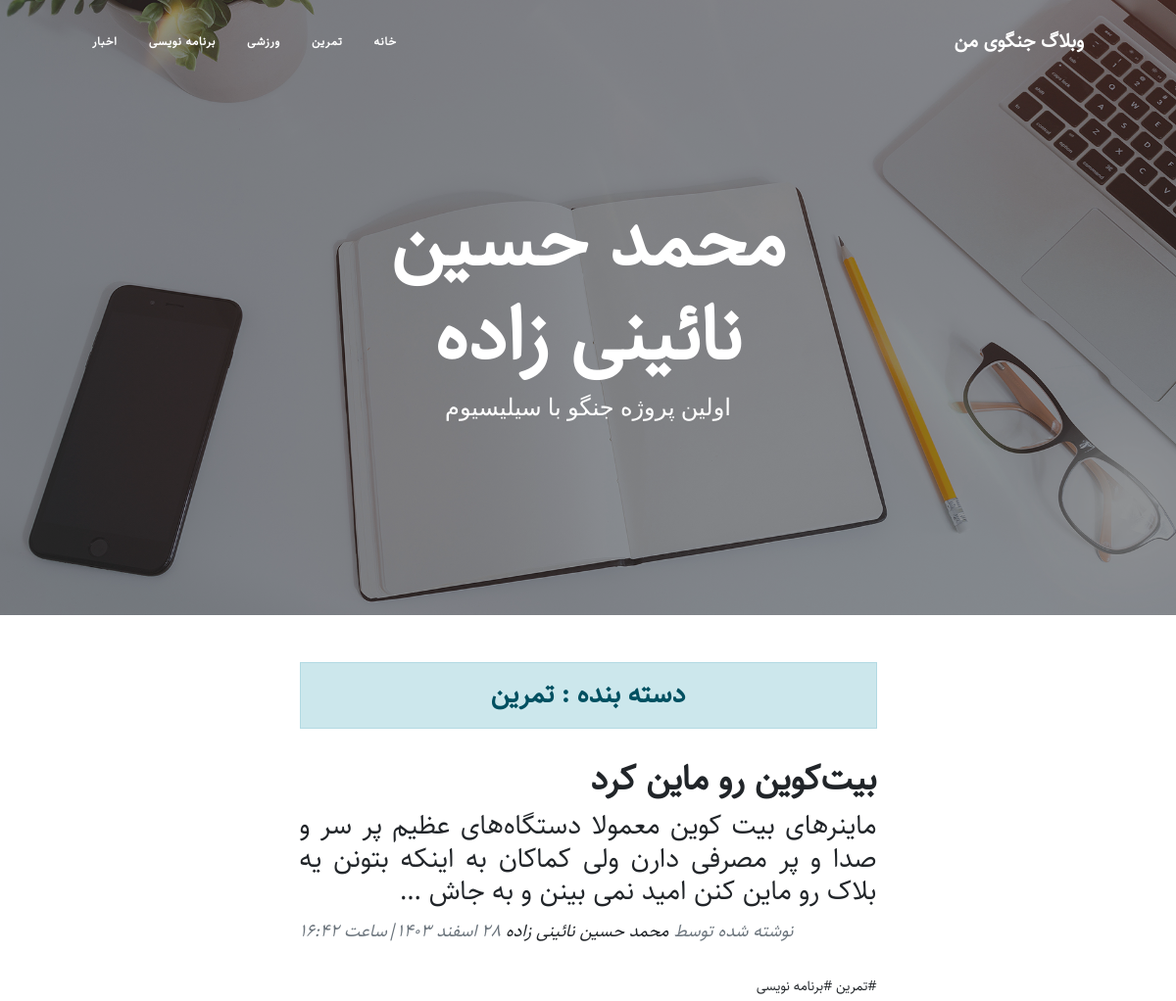
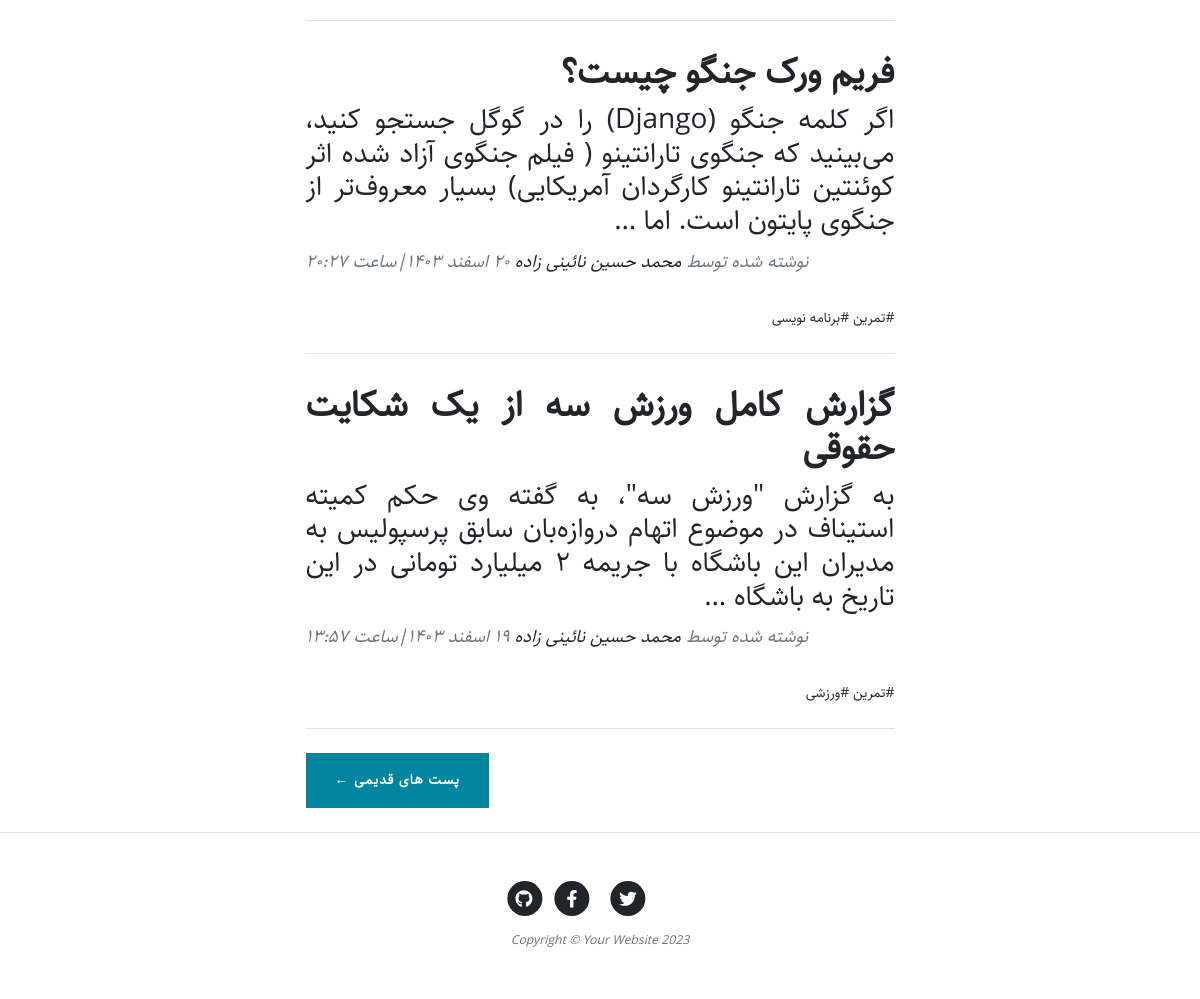
Screenshot of /category/train/ with the database file from the repository (2 pictures, top to bottom).
### blog/models.py (models this page shows, shortened)
class Category(models.Model):
    parent = models.ForeignKey('self',default=None,null=True,blank=True,on_delete=models.SET_NULL,related_name='children',verbose_name='زیر دسته')
    title = models.CharField(max_length=200,verbose_name="عنوان دسته بندی")
    slug = models.SlugField(max_length=100,unique=True,verbose_name="آدرس دسته بندی")
    status = models.BooleanField(default=True,verbose_name="آیا نمایش داده شود؟" )
    position = models.IntegerField(verbose_name="پوزیشن")
    class Meta:
        verbose_name = "دسته بندی"
        verbose_name_plural = "دسته بندی ها"
        ordering = ['parent__id','position']
    objects = CatrgoryManager()

class Article(models.Model):
    STATUS_CHOICE = (
        ('d',"پیشنویس"),
        ('p',"منتشر شده")
    )
    title = models.CharField(max_length=200,verbose_name="عنوان مقاله")
    slug = models.SlugField(max_length=100,unique=True,verbose_name="اسلاگ")
    category = models.ManyToManyField(Category,verbose_name="دسته بندی",related_name="articles")
    describtion = models.TextField(verbose_name="توضیحات")
    thumbnail = models.ImageField(upload_to="",verbose_name="تصویر اصلی")
    publish = models.DateTimeField(default=timezone.now,verbose_name="زمان انتشار")
    created = models.DateTimeField(auto_now_add=True,verbose_name="نویسنده مقاله")
    updated = models.DateTimeField(auto_now=True,verbose_name="زمان بروزرسانی")
    status = models.CharField(max_length=1, choices=STATUS_CHOICE,verbose_name="وضعیت")
    class Meta:
        verbose_name = "مقاله"
        verbose_name_plural = "مقالات"
        ordering = ['-publish']
    def jpublish(self):
        return jalali_converter(self.publish)
    jpublish.short_description = "زمان انتشار"
    def thumbnail_tag(self):
        return format_html("<img width=75 height=45 style='border-radius: 5px;' src='{}'>".format(self.thumbnail.url))
    thumbnail_tag.short_description = "عکس مقاله"
    def category_published(self):
        return self.category.filter(status = True)
    objects = ArticleManager()

### blog/views.py (the view)
# urls.py: path('category/<slug:slug>/', CategoryList.as_view(), name='category'),
class CategoryList(ListView):
    paginate_by = 3
    template_name = 'blog/category_list.html'
    def get_queryset(self):
        global category
        slug = self.kwargs.get('slug')
        category = get_object_or_404(Category.objects.active(), slug=slug)
        return category.articles.published()
    def get_context_data(self, ** kwargs) :
        context = super() .get_context_data( ** kwargs)
        context ['category' ] = category
        return context

### blog/models.py (called while the page is built)
    def published(self):
        return self.filter(status = 'p')

    def active(self):
        return self.filter(status = True)

### blog/templatetags/base_tags.py (called while the page is built)
@register.simple_tag
def title():
    return "وبلاگ جنگوی من"

@register.inclusion_tag("blog/partials/category_navbar.html")
def category_navbar():
    return{
        'category' : Category.objects.filter(status=True)
    }

### extensions/jalali.py (called while the page is built)
    def persian_tuple(self):
        return self.persian_year, self.persian_month, self.persian_day

### extensions/utils.py (called while the page is built)
def persian_number_coverter(mystr):
    numbers= {
        '0': '۰',
        '1': '۱',
        '2': '۲',
        '3': '۳',
        '4': '۴',
        '5': '۵',
        '6': '۶',
        '7': '۷',
        '8': '۸',
        '9': '۹'
    }
    for e, p in numbers.items():
        mystr = mystr.replace(e, p)
    return mystr

def jalali_converter(time):
    time = timezone.localtime(time)
    jmonths = ["فروردین","اردیبهشت","خرداد","تیر","مرداد","شهریور","مهر","آبان","آذر","دی","بهمن","اسفند"]
    time_to_str ="{},{},{}".format(time.year,time.month,time.day)
    time_to_jalali_touple = jalali.Gregorian(time_to_str).persian_tuple()
    time_to_jalali_list = list(time_to_jalali_touple)
    for index , month in enumerate(jmonths):
        if time_to_jalali_list[1] == index+1 :
            time_to_jalali_list[1] = month
            break
    output = "{} {} {}|ساعت {}:{}".format(
        time_to_jalali_list[2],
        time_to_jalali_list[1],
        time_to_jalali_list[0],
        time.hour,
        time.minute
    )
    return persian_number_coverter(output)

### blog/templates/blog/category_list.html (shortened to what this page needs)
{% extends 'blog/base.html' %}
{% load static %}
{% block main %}
        <header class="masthead" style="background-image: url('{% static 'blog/assets/img/home-bg.jpg' %}')">
            <div class="container position-relative px-4 px-lg-5">
                <div class="row gx-4 gx-lg-5 justify-content-center">
                    <div class="col-md-10 col-lg-8 col-xl-7">
                        <div class="site-heading">
                            <h1>محمد حسین نائینی زاده</h1>
                            <span class="subheading">اولین پروژه جنگو با سیلیسیوم</span>
                        </div>
                    </div>
                </div>
            </div>
        </header>
        <div class="container px-4 px-lg-5">
            <div class="row gx-4 gx-lg-5 justify-content-center">
                <div class="col-md-10 col-lg-8 col-xl-7">
                    <h3 class="alert alert-primary text-center">دسته بنده : {{category.title}}</h3>
                    {% for article in object_list %}
                        <div class="post-preview">
                            <a href="{% url 'blog:detailArticle' article.slug %}">
                                <h2 class="post-title">{{article.title}}</h2>
                                <h3 class="post-subtitle">{{article.describtion|truncatewords:30}}</h3>
                            </a>
                            <p class="post-meta">
                                نوشته شده توسط
                                <a href="#!">محمد حسین نائینی زاده</a>
                                {{article.jpublish}}
                            </p>
                            <div>
                                {% for cat in article.category_published.all %}
                                    <a href="#">#{{cat.title}}</a>
                                {% endfor %}
                            </div>
                        </div>
                        <hr class="my-4" />
                    {% endfor %}
                    {% if is_paginated %}
                        <div class="d-flex justify-content-end mb-4">
                            {% if page_obj.has_next %}
                                <a class="btn btn-primary text-uppercase" href="{% url 'blog:ArticleList' page_obj.next_page_number %}">پست های قدیمی &larr;</a>
                            {% endif %}
                        </div>
                    {% endif %}
                </div>
            </div>
        </div>
{% endblock %}

### blog/templates/blog/partials/category_navbar.html (shortened to what this page needs)
<div class="collapse navbar-collapse" id="navbarResponsive">
    <ul class="navbar-nav ms-auto py-4 py-lg-0">
        <li class="nav-item">
            <a class="nav-link px-lg-3 py-3 py-lg-4" href="{% url 'blog:ArticleList' %}">خانه</a>
        </li>
        {% for cat in category %}
            {% if cat.parent == None %}
                <li class="nav-item dropdown has-submenu">
                    <a class="nav-link px-lg-3 py-3 py-lg-4" href="{% url 'blog:category' cat.slug %}">
                        {{ cat.title }}
                    </a>
                </li>
            {% endif %}
        {% endfor %}
    </ul>
</div>

### static/blog/css/rtl.css (style rules this page uses)
body { direction: rtl; text-align: justify; font-family: 'Sahel', sans-serif !important; font-size: 14px; }
.btn { font-family: 'Sahel', sans-serif; }
h1, h2, h3, h4, h5, h6, .h1, .h2, .h3, .h4, .h5, .h6 { margin-top: 0; margin-bottom: 0.5rem; font-family: 'Sahel', sans-serif; font-weight: 800; line-height: 1.2; }
.ms-auto { margin-left: initial !important; margin-right: auto; }
.post-meta { text-align: left; }
.navbar li a { display: block; padding: 8px 12px; color: #333; text-decoration: none; }
.navbar .has-submenu { position: relative; }
.navbar .has-submenu > a { pointer-events: auto !important; position: relative; z-index: 2; }

### rows the page displays
Category: title "تمرین"
Category: title "ورزشی"
Category: title "برنامه نویسی"
Category: title "اخبار"
Article: title "بیت‌کوین رو ماین کرد", describtion "ماینرهای بیت کوین معمولا دستگاه‌های عظیم پر سر و صدا و پر مصرفی دارن ولی کماکان به اینکه بتونن یه بلاک رو ماین کنن امید نمی بینن و به جاش …", jpublish "۲۸ اسفند ۱۴۰۳|ساعت ۱۶:۴۲"
Article: title "فریم ورک جنگو چیست؟", describtion "اگر کلمه جنگو (Django) را در گوگل جستجو کنید، می‌بینید که جنگوی تارانتینو ( فیلم جنگوی آزاد شده اثر کوئنتین تارانتینو کارگردان آمریکایی) بسیار معروف‌تر از جنگوی پایتون است. اما …", jpublish "۲۰ اسفند ۱۴۰۳|ساعت ۲۰:۲۷"
Article: title "گزارش کامل ورزش سه از یک شکایت حقوقی", describtion "به گزارش \"ورزش سه\"، به گفته وی حکم کمیته استیناف در موضوع اتهام دروازه‌بان سابق پرسپولیس به مدیران این باشگاه با جریمه ۲ میلیارد تومانی در این تاریخ به باشگاه …", jpublish "۱۹ اسفند ۱۴۰۳|ساعت ۱۳:۵۷"
